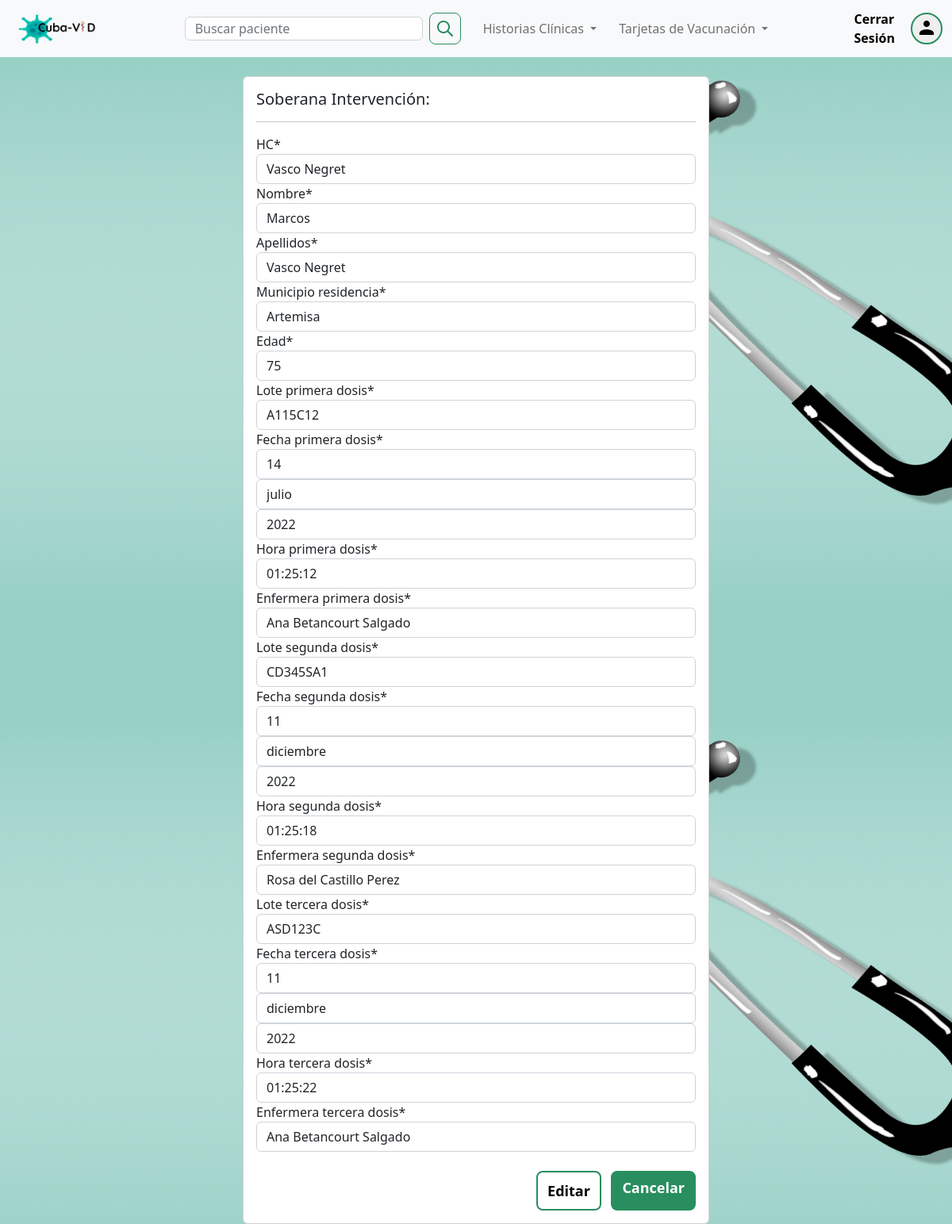
/modificarTV/22/ (signed in), run on the app's committed database.
### app/models.py (models this page shows, shortened)
class TV(models.Model):
    HC = models.ForeignKey(HC, on_delete=models.PROTECT)
    nombre = models.CharField(max_length=50)
    apellidos = models.CharField(max_length=30)
    municipio_residencia = models.CharField(max_length=50)
    edad = models.IntegerField()
    lote_primera_dosis = models.CharField(max_length=10)
    fecha_primera_dosis  = models.DateField()
    hora_primera_dosis  = models.TimeField()
    enfermera_primera_dosis  = models.CharField(max_length=50)
    lote_segunda_dosis = models.CharField(max_length=10)
    fecha_segunda_dosis = models.DateField()
    hora_segunda_dosis = models.TimeField()
    enfermera_segunda_dosis = models.CharField(max_length=50)
    lote_tercera_dosis = models.CharField(max_length=10)
    fecha_tercera_dosis = models.DateField()
    hora_tercera_dosis = models.TimeField()
    enfermera_tercera_dosis = models.CharField(max_length=50)

class HC(models.Model):
    nombre = models.CharField(max_length=30)
    apellidos = models.CharField(max_length=30)
    CI = models.CharField(max_length=11)
    edad = models.IntegerField()
    sexo = models.IntegerField(choices=opciones_sexo)
    telefono = models.CharField(max_length=10)
    direccion = models.CharField(max_length=50)
    descripcion = models.TextField()
    def __str__(self):
        return self.apellidos

### app/views.py (the view, shortened to what this page needs)
# urls.py: path('modificarTV/<id>/', modificarTV, name="modificarTV"),
@permission_required('app.change_tv')
def modificarTV(request, id):
    tarjetas = get_object_or_404(TV, id=id)
    data = {
        'form': TarjetaVacunacionForm(instance=tarjetas)
    }
    return render(request, 'app/modificarTarjetaVacunacion.html', data)

### app/forms.py
class TarjetaVacunacionForm(forms.ModelForm):
    class Meta:
        model = TV
        fields = '__all__'
        widgets = {
            "fecha_primera_dosis": forms.SelectDateWidget(),
            "fecha_segunda_dosis": forms.SelectDateWidget(),
            "fecha_tercera_dosis": forms.SelectDateWidget()
        }

### app/templates/app/modificarTarjetaVacunacion.html (shortened to what this page needs)
{% extends 'app/base.html' %}
{% load static %}
{% block contenido %}
{% load crispy_forms_tags %}
{% block css %}
<link rel="stylesheet" href="/CubaVID/app/static/app/css/crear_tv.css">
<link href="https://cdn.jsdelivr.net/npm/bootstrap@5.2.2/dist/css/bootstrap.min.css" rel="stylesheet">
 {% endblock %}
<body style="background-color: #b7eeea;">
  <br>
  <div class="row">
    <div class="col-12 col-md-6 offset-md-3">
      <div class="card">
        <div class="card-body">
          <h5>Soberana Intervención:</h5>
          <hr>
          <form action="" method="post">
            {{ form | crispy }}
            <br>
            <div class="d-flex justify-content-end">
              <button type="submit" id="btnEnviar" class="btn btn-primary" style="background-color: white;
                  border: 2px solid hsl(152, 55%, 36%); color: black; font-weight: bolder; font-size: 18px;
                  height: 50px; border-radius: 8px;">Editar</button>
              <a href="{% url 'listaHC' %}" class="btn btn-secondary" style="background-color: hsl(152, 55%, 36%);
                  border: 2px solid hsl(152, 55%, 36%); border-radius: 8px;color: white; font-weight: bolder; font-size: 18px; height: 50px;">Cancelar</a>
             </div>
          </form>
        </div>
      </div>
    </div>
  </div>
 </body>
{% endblock %}

### app/static/app/css/crear_tv.css (style rules this page uses)
* { margin: 0; padding: 0; box-sizing: border-box; }

### app/static/app/css/style.css (style rules this page uses)
* { margin: 0; padding: 0; box-sizing: border-box; }
.body_princial_page { background-image: url("./img/fondo_2.png"); }

### data on the page
TV: HC "Vasco Negret", nombre "Marcos", municipio_residencia "Artemisa", edad "75", lote_primera_dosis "A115C12", hora_primera_dosis "01:25:12", enfermera_primera_dosis "Ana Betancourt Salgado", lote_segunda_dosis "CD345SA1", hora_segunda_dosis "01:25:18", enfermera_segunda_dosis "Rosa del Castillo Perez", lote_tercera_dosis "ASD123C", hora_tercera_dosis "01:25:22", enfermera_tercera_dosis "Ana Betancourt Salgado"
HC: apellidos "Vasco Negret"
